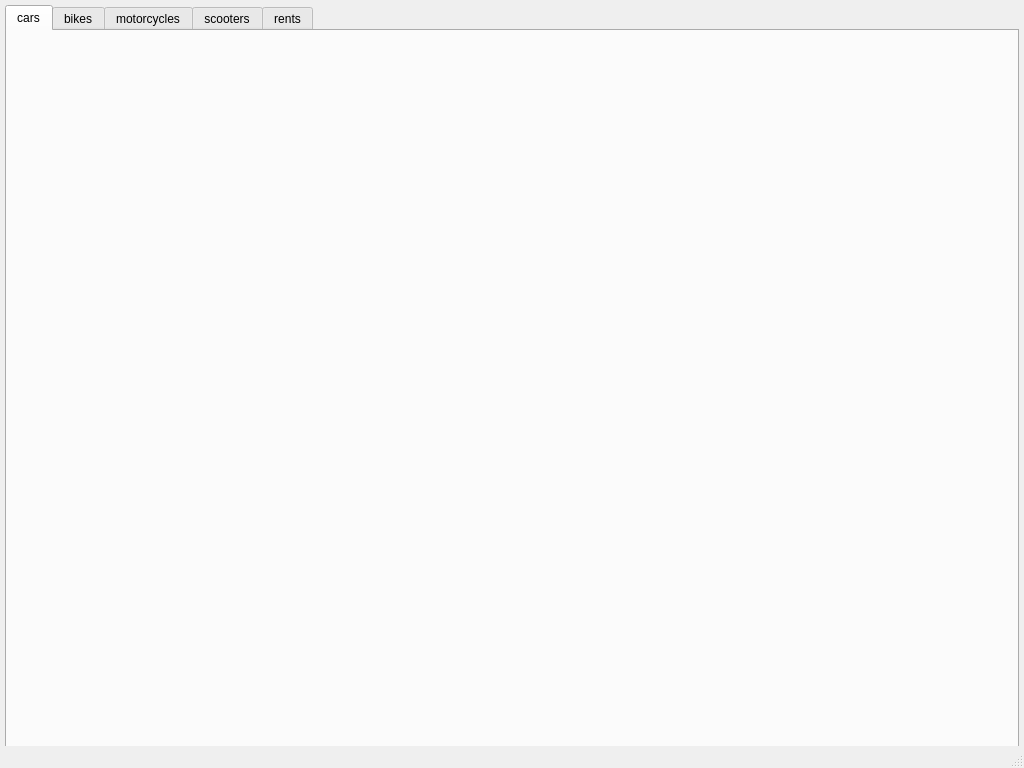
<?xml version="1.0" encoding="UTF-8"?>
<ui version="4.0">
 <class>MainWindowClass</class>
 <widget class="QMainWindow" name="MainWindowClass">
  <property name="geometry">
   <rect>
    <x>0</x>
    <y>0</y>
    <width>1024</width>
    <height>768</height>
   </rect>
  </property>
  <property name="windowTitle">
   <string>App</string>
  </property>
  <widget class="QWidget" name="centralwidget">
   <widget class="QTabWidget" name="tabWidget">
    <property name="geometry">
     <rect>
      <x>5</x>
      <y>5</y>
      <width>1014</width>
      <height>1390</height>
     </rect>
    </property>
    <property name="currentIndex">
     <number>0</number>
    </property>
    <widget class="QWidget" name="carsTab">
     <attribute name="title">
      <string>cars</string>
     </attribute>
    </widget>
    <widget class="QWidget" name="bikesTab">
     <attribute name="title">
      <string>bikes</string>
     </attribute>
    </widget>
    <widget class="QWidget" name="motorcylesBikes">
     <attribute name="title">
      <string>motorcycles</string>
     </attribute>
    </widget>
    <widget class="QWidget" name="scootersTab">
     <attribute name="title">
      <string>scooters</string>
     </attribute>
    </widget>
    <widget class="QWidget" name="rentsTab">
     <attribute name="title">
      <string>rents</string>
     </attribute>
    </widget>
   </widget>
  </widget>
  <widget class="QMenuBar" name="menubar">
   <property name="geometry">
    <rect>
     <x>0</x>
     <y>0</y>
     <width>1024</width>
     <height>22</height>
    </rect>
   </property>
  </widget>
  <widget class="QStatusBar" name="statusbar"/>
 </widget>
 <resources/>
 <connections/>
</ui>
